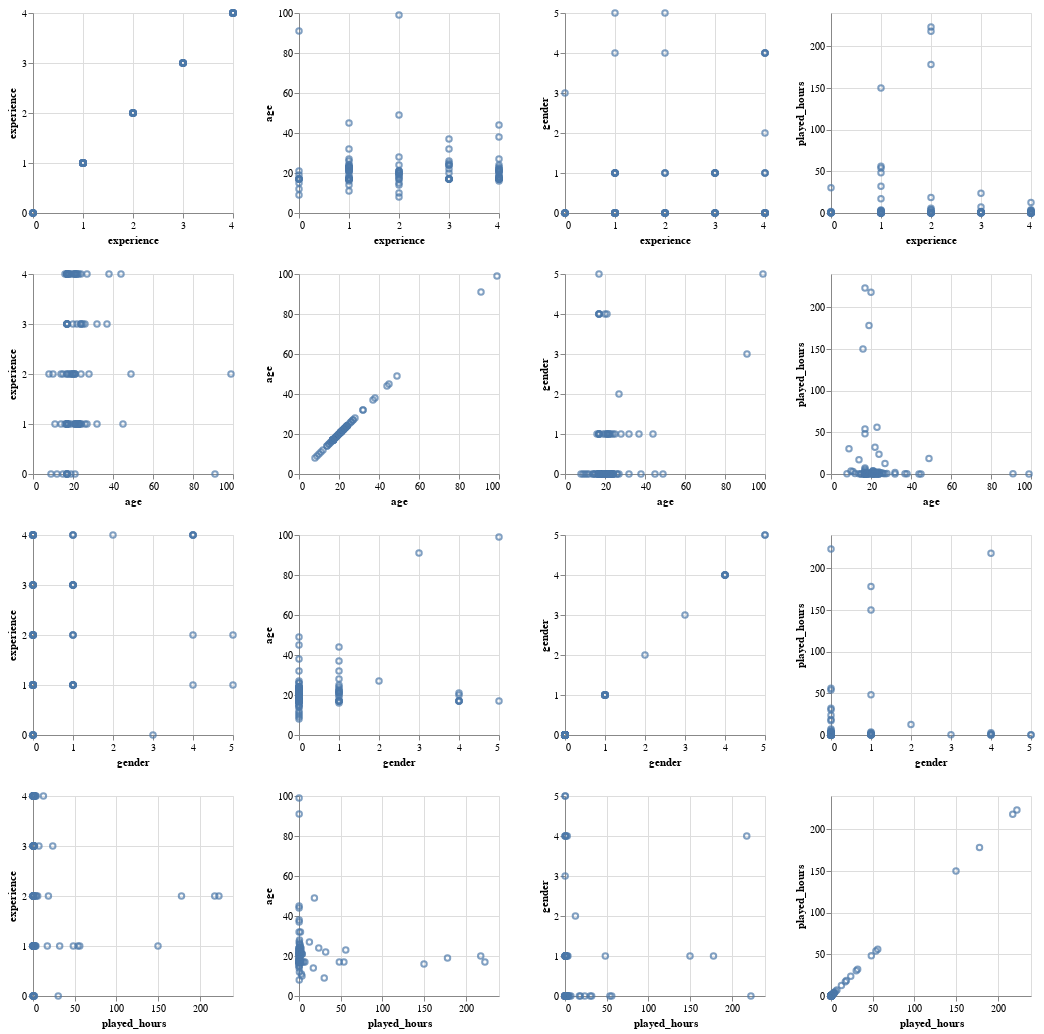

Here is the notebook cell this chart was saved with:
### Code cell
columns_to_plot = ("experience", "age", "gender", "played_hours")

players_pairplot = alt.Chart(players_filtered).mark_point().encode(
    alt.X(alt.repeat("row"), type="quantitative"),
    alt.Y(alt.repeat("column"), type="quantitative"),
).properties(
    width=200,
    height=200
).repeat(
    column=columns_to_plot,
    row=columns_to_plot
)
players_pairplot
